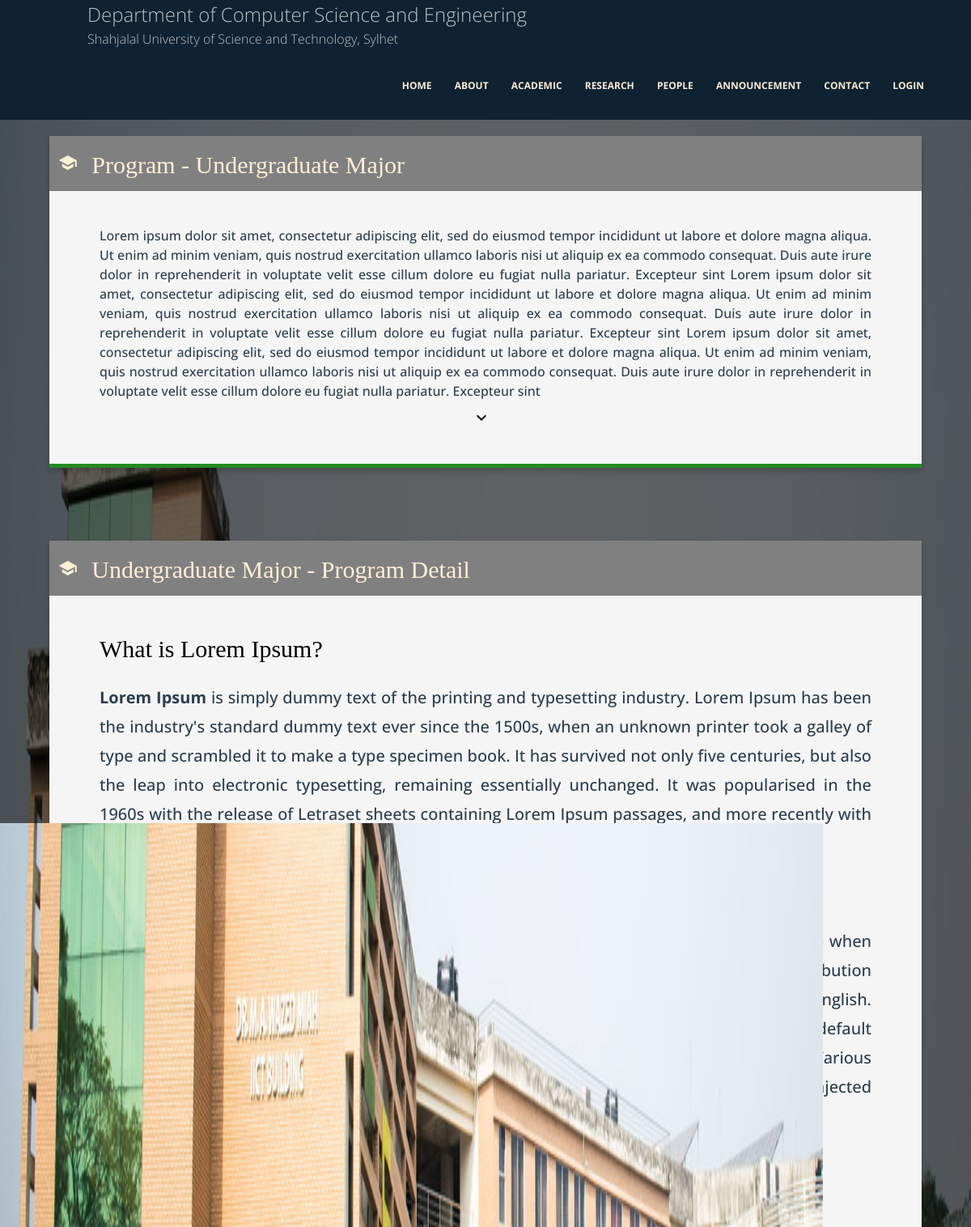
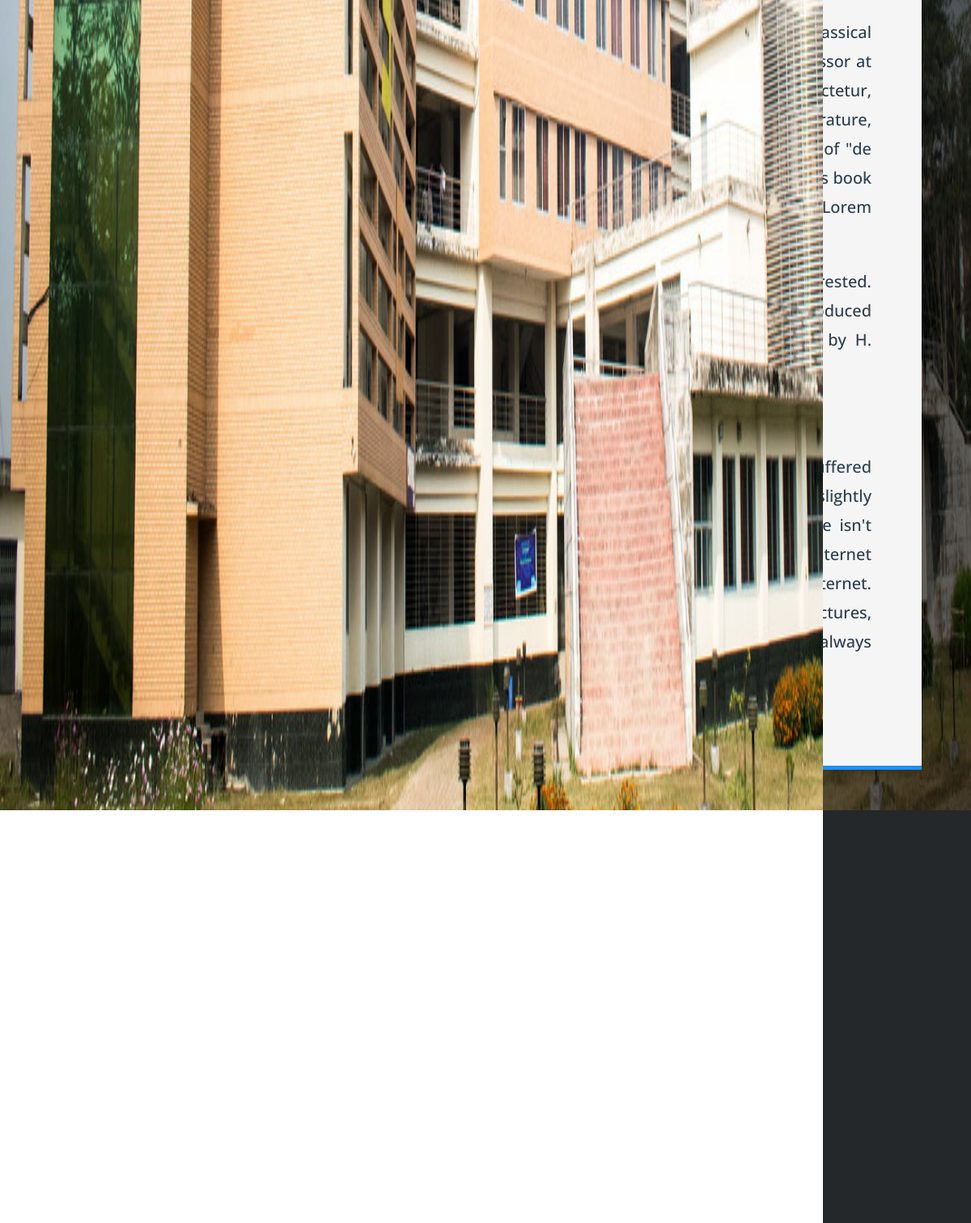
The page /undergrad/major/ on the database its author committed (2 pictures, top to bottom).
### curriculum/models.py (models this page shows, shortened)
class Program(models.Model):
    program_name = models.CharField(max_length=100)
    details = RichTextField()

### home/views.py (the view)
# urls.py: path('undergrad/major/', views.undergrad_major, name='cumajor'),
def undergrad_major(request):
    program = Program.objects.get(program_name="Undergraduate Major")
    context = {'program': program}
    return render(request, 'home/program_details.html', context)

### templates/home/program_details.html (shortened to what this page needs)
{% extends 'base.html' %}
{% block content %}
<div class="program-background">
    <div class="program-content-overlay">
        <div class="program-content">
            <div class="">
                <div class="row">
                    <div class="container">
                        <div class="col-md-12">
                            <h2 class="program-detail-card-header" >
                                <i class="material-icons">school</i>
                                Program - {{ program.program_name }}</h2>
                            <div class="classes class-single program-detail-header-card">
                                <div class="desc desc2 row">
                                    <div class="col-md-12 program-detail-container">
                                        <center class="faculty_detail_description">
                                            Lorem ipsum dolor sit amet, consectetur adipiscing elit, sed do eiusmod
                                            tempor
                                            incididunt ut labore et dolore magna aliqua. Ut enim ad minim veniam, quis
                                            nostrud exercitation ullamco laboris nisi ut aliquip ex ea commodo
                                            consequat.
                                            Duis aute irure dolor in reprehenderit in voluptate velit esse cillum dolore
                                            eu fugiat nulla pariatur. Excepteur sint Lorem ipsum dolor sit amet,
                                            consectetur
                                            adipiscing elit, sed do eiusmod tempor
                                            incididunt ut labore et dolore magna aliqua. Ut enim ad minim veniam, quis
                                            nostrud exercitation ullamco laboris nisi ut aliquip ex ea commodo
                                            consequat.
                                            Duis aute irure dolor in reprehenderit in voluptate velit esse cillum dolore
                                            eu fugiat nulla pariatur. Excepteur sint Lorem ipsum dolor sit amet,
                                            consectetur
                                            adipiscing elit, sed do eiusmod tempor
                                            incididunt ut labore et dolore magna aliqua. Ut enim ad minim veniam, quis
                                            nostrud exercitation ullamco laboris nisi ut aliquip ex ea commodo
                                            consequat.
                                            Duis aute irure dolor in reprehenderit in voluptate velit esse cillum dolore
                                            eu fugiat nulla pariatur. Excepteur sint
                                        </center>
                                        <center>
                                            <a href="#program-detail" style="color: black"><i class="material-icons">keyboard_arrow_down</i></a>
                                        </center>
                                    </div>
                                </div>
                            </div>
                        </div>
                    </div>
                </div>
            </div>
            <div id="program-detail">
                <div class="row">
                    <div class="container">
                        <div class="col-md-12">
                            <h2 class="program-detail-card-header" >
                                <i class="material-icons">school</i>
                                {{ program.program_name }} - Program Detail</h2>
                            <div class="classes class-single program-detail-container-card">
                                <div class="desc desc2 row">
                                    <div class="col-md-12 program-detail-container">
                                        <center class="faculty_detail_description">
                                            {{ program.details|safe }}
                                        </center>
                                        <a href="#program-detail" style="color: white"><i class="material-icons">keyboard_arrow_down</i></a>
                                    </div>
                                </div>
                            </div>
                        </div>
                    </div>
                </div>
            </div>
            <br><br>
        </div>
    </div>
</div>
{% endblock %}

### static/css/people_style.css (style rules this page uses)
* { margin: 0px; padding: 0px; }
.program-detail-header-card { box-shadow: 0 4px 8px 0 rgba(0, 0, 0, 0.2); transition: 0.3s; background: whitesmoke; border-bottom: 5px solid forestgreen; }
.program-detail-card-header { box-shadow: 0 4px 8px 0 rgba(0, 0, 0, 0.2); transition: 0.3s; margin-top: 5%; font-weight: 100; padding: 1%; color: papayawhip; font-family: cursive; margin-bottom: unset; background: gray; }
.program-detail-container-card { box-shadow: 0 4px 8px 0 rgba(0, 0, 0, 0.2); transition: 0.3s; background: whitesmoke; border-bottom: 5px solid dodgerblue; }
.container { padding: 2px 16px; }
.program-background { background-image: url(../images/bg3.jpg); background-size: 100% 100%; background-attachment: fixed; }
.program-content-overlay { background: rgba(0, 0, 0, 0.6); }
.program-content { padding-top: 7em; }
#program-detail { padding-top: 2em; }
.program-detail-container { margin-top: 1%; padding: 0% 5% 2% 5%; }
.material-icons { padding-right: 10px; margin-top: 1%; }
.faculty_detail_description { font-weight: 500; text-align: justify; color: #2c3e50; }

### static/css/style.css (style rules this page uses)
body { font-family: "Open Sans", Arial, sans-serif; font-weight: 300; font-size: 16px; line-height: 1.5; color: gray; background: #fff; }
p { margin-bottom: 20px; }
h1, h2, h3, h4, h5, h6, figure { color: #000; font-family: "Playfair Display", Georgia, serif; font-weight: 400; margin: 0 0 20px 0; line-height: 1.5; }
.classes .desc { padding: 2em 1.5em 1.5em; }
.class-single blockquote, .class-single p { font-size: 20px; line-height: 1.8; }

### rows shown on the page
Program: program_name "Undergraduate Major", details "What is Lorem Ipsum? Lorem Ipsum is simply dummy text of the printing and typesetting industry. Lorem Ipsum has been the industry's standard dummy text ever since the 1500s, when an unknown printer took a galley of type and scrambled it to make a type specimen book. It has survived not only five centuries, but also the leap into electronic typesetting, remaining essentially unchanged. It was popularised in the 1960s with the release of Letraset sheets containing Lorem Ipsum passages, and more recently with desktop publishing software like Aldus PageMaker including versions of Lorem Ipsum. Why do we use it? It is a long established fact that a reader will be distracted by the readable…"
